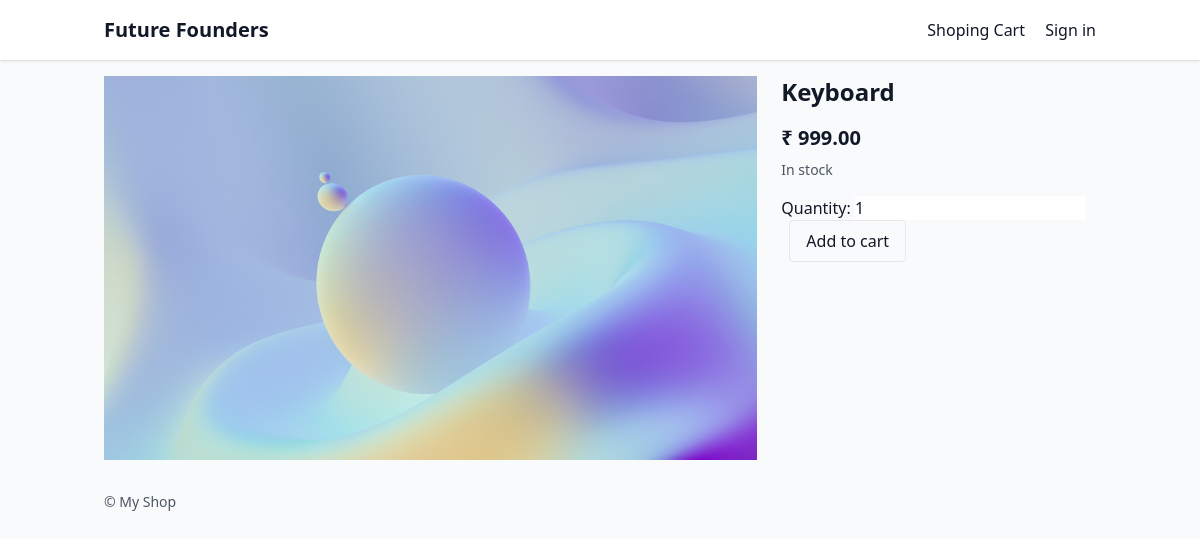
The app's page /product/keyboard/ with its own data.
### store/models.py (models this page shows, shortened)
class Product(models.Model):
    category = models.ForeignKey(Category, on_delete=models.PROTECT, related_name="products")
    name = models.CharField(max_length=255)
    slug = models.SlugField(unique=True)
    description = models.TextField(blank=True)
    price = models.DecimalField(max_digits=10, decimal_places=2)
    stock = models.PositiveIntegerField(default=0)
    active = models.BooleanField(default=True)
    created_at = models.DateTimeField(auto_now_add=True)
    updated_at = models.DateTimeField(auto_now_add=True)

class ProductImage(models.Model):
    product = models.ForeignKey(Product, on_delete=models.CASCADE, related_name="images")
    image = models.ImageField(upload_to="products/")
    alt = models.CharField(max_length=255, blank=True)

### store/views.py (the view)
# urls.py: path('product/<slug:slug>/', views.ProductDetailView.as_view(), name='product-detail'),
class ProductDetailView(DetailView):
    model = Product
    template_name = 'store/product_detail.html'
    slug_field = 'slug'
    slug_url_kwarg = 'slug'
    def get_context_data(self, **kwargs):
        ctx = super().get_context_data(**kwargs)
        ctx['form'] = AddToCartForm()
        return ctx

### store/forms.py
class AddToCartForm(forms.Form):
    quantity = forms.IntegerField(min_value=1, initial=1)

### store/templates/store/product_detail.html (shortened to what this page needs)
{% extends 'store/base.html' %}
{% block content %}
  <div class="grid grid-cols-1 md:grid-cols-3 gap-6">
    <div class="md:col-span-2">
      {% if object.images.first %}
        <img src="{{ object.images.first.image.url }}" alt="{{ object.name }}" class="w-full h-96 object-cover">
      {% else %}
        <div class="w-full h-96 bg-gray-100 flex items-center justify-center">No Image</div>
      {% endif %}
    </div>
    <div>
      <h1 class="text-2xl font-bold">{{ object.name }}</h1>
      <p class="mt-4 text-xl font-semibold">₹ {{ object.price }}</p>
      <p class="mt-2 text-sm text-gray-600">{% if object.stock > 0 %}In stock{% else %}Out of stock{% endif %}</p>
      <form action="{% url 'store:cart-add' object.pk %}" method="post" class="mt-4">
        {{ form.quantity.label_tag }}
        {{ form.quantity }}
        <button type="submit" class="ml-2 px-4 py-2 border rounded">Add to cart</button>
      </form>
    </div>
  </div>
{% endblock %}

### records on screen
Product: images.first.image (picture), name "Keyboard", price "999.00"
